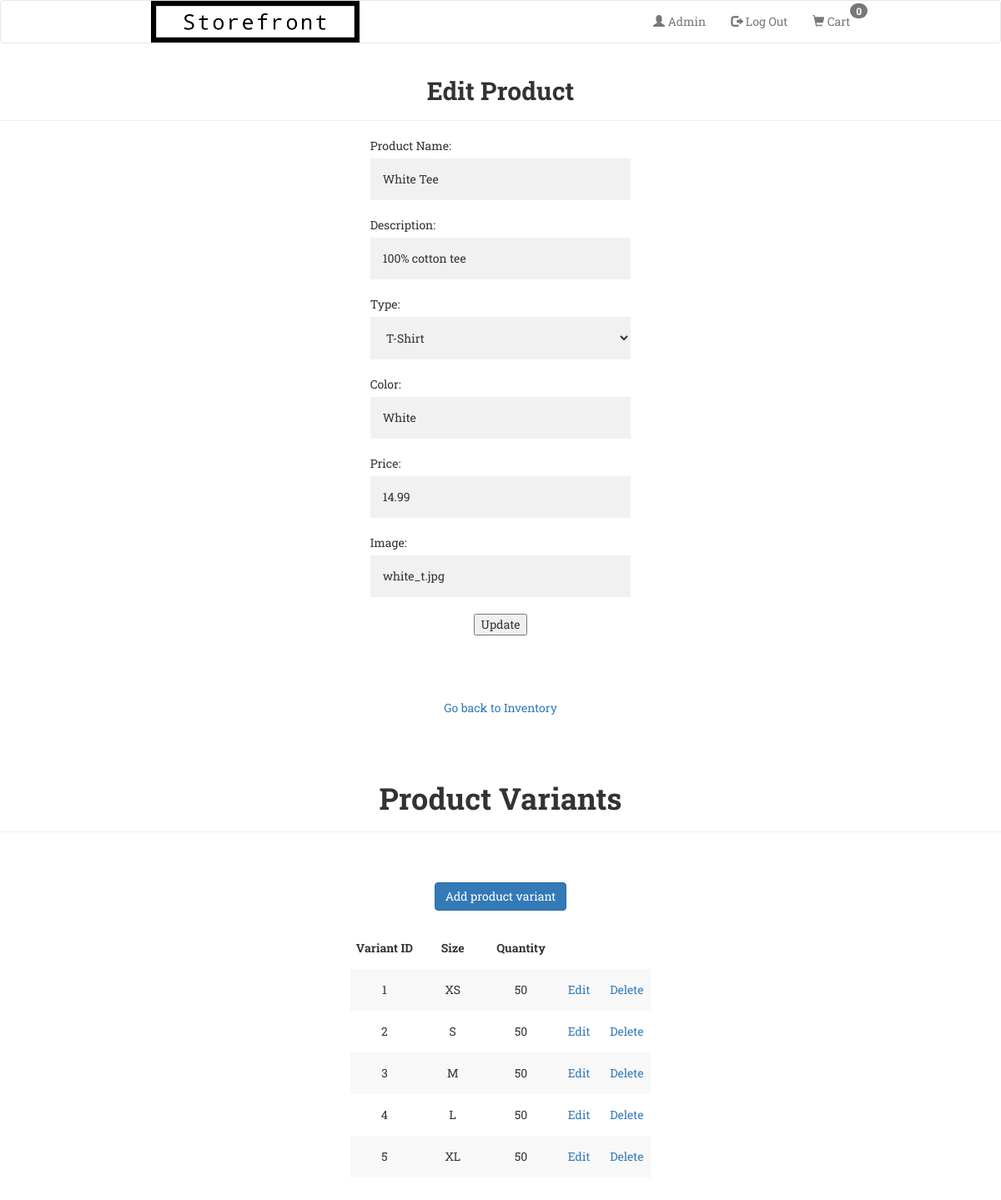
The app's page /Storefront/admin/edit_product.php?id=1 (signed in) with its own data.
### tables this page shows
CREATE TABLE `entity_product` (
  `product_id` int(10) NOT NULL AUTO_INCREMENT,
  `product_name` varchar(50) NOT NULL,
  `description` varchar(100) DEFAULT NULL,
  `type` int(10) NOT NULL,
  `product_color` varchar(50) NOT NULL,
  `product_price` decimal(50,2) NOT NULL,
  `image` varchar(100) NOT NULL,
  PRIMARY KEY (`product_id`),
  KEY `entity_product_ibfk_1` (`type`),
  CONSTRAINT `entity_product_ibfk_1` FOREIGN KEY (`type`) REFERENCES `enum_product_type` (`id`)
);

CREATE TABLE `entity_product_variant` (
  `variant_id` int(10) NOT NULL AUTO_INCREMENT,
  `variant_size` int(10) DEFAULT NULL,
  `variant_quantity` int(10) DEFAULT NULL,
  PRIMARY KEY (`variant_id`),
  KEY `quantity` (`variant_quantity`),
  KEY `entity_product_variant_ibfk_1` (`variant_size`),
  CONSTRAINT `entity_product_variant_ibfk_1` FOREIGN KEY (`variant_size`) REFERENCES `enum_size` (`size_id`)
);

CREATE TABLE `enum_size` (
  `size_id` int(10) NOT NULL AUTO_INCREMENT,
  `size` varchar(5) DEFAULT NULL,
  PRIMARY KEY (`size_id`)
);

### Storefront/admin/edit_product.php (the view, shortened to what this page needs)
<?php
include ('../includes/header.php');
require_once "../config.php";
echo '<div class="page-header"><h2><b>Edit Product</b></h2></div>';
if ( (isset($_GET['id'])) && (is_numeric($_GET['id'])) ) {
    $id = $_GET['id'];
} elseif ( (isset($_POST['id'])) && (is_numeric($_POST['id'])) ) {
    $id = $_POST['id'];
} else {
    echo '<h4 class="error text-center">Error: Produc tnot found</h4>';
    exit;
}
$query = "SELECT * FROM `storefront`.`entity_product` AS `entity_product` WHERE product_id = '$id'";
$rs = mysqli_query($link, $query);
$queryType = "SELECT * FROM `storefront`.`enum_product_type` AS `enum_product_type`";
$rsType = mysqli_query($link, $queryType);
$numType = mysqli_num_rows($rsType);
if (mysqli_num_rows($rs) == 1) {
    $row = mysqli_fetch_array($rs, MYSQLI_NUM);
    echo '<div class="form">';
    echo '<form action="edit_product.php?id=' . $id . '" method="post">
          <p>Product Name: <input type="text" name="product_name" value="' . $row[1] . '"></p>
          <p>Description:  <input type="text" name="description"  value="' . $row[2] . '"></p>
          <p>Type: <select name="type">';
    for ($i=0; $i<$numType; $i++) {
        mysqli_data_seek($rsType, $i);
        $rowType = $rsType->fetch_assoc();
        if ($row[3] == $rowType['id']) {
            echo '<option selected="' . $rowType['product_type'] . '" value="' . ($i+1) . '">' . $rowType['product_type'] . '</option>';
        } else {
            echo '<option value="' . ($i+1) . '">' . $rowType['product_type'] . '</option>';
        }
    }
    echo '</select>
          <p>Color: <input type="text" name="color" value="' . $row[4] . '"> </p>
          <p>Price: <input type="text" name="price" value="' . $row[5] . '"> </p>
          <p>Image: <input type="text" name="image" value="' . $row[6] . '"> </p>
          <p><input class="center" type="submit" name="submit" value="Update"></p>
          <input type="hidden" name="id" value="' . $id . '" />
          </form>';
    echo '</div>';
    echo '<div class="text-center">
            <a href="inventory.php" class="btn btn-secondary">Go back to Inventory</a>
          </div>';
}
else {
    echo '<h4 class="error text-center">This page has been accessed in error.</h4>';
}
echo '<div class="page-header" style="margin-top:5%;"><h1><b>Product Variants</b></h1></div>';
echo "<div class='text-center' style='margin:5% 0%;'>";
echo '<a href="add_product_variant.php?id=' . $id . '" class="btn btn-primary">Add product variant</a><br><br>';
$query2 = "SELECT `entity_product`.`product_id`, `entity_product_variant`.`variant_id`, `entity_product_variant`.`variant_quantity`, `enum_size`.`size`, `enum_size`.`size_id` FROM `storefront`.`entity_product_variant` AS `entity_product_variant`, `storefront`.`enum_size` AS `enum_size`, `storefront`.`entity_product` AS `entity_product`, `storefront`.`enum_product_type` AS `enum_product_type`, `storefront`.`xref_product_variant_product` AS `xref_product_variant_product` WHERE `entity_product_variant`.`variant_size` = `enum_size`.`size_id` AND `entity_product`.`type` = `enum_product_type`.`id` AND `xref_product_variant_product`.`product_id` = `entity_product`.`product_id` AND `xref_product_variant_product`.`product_variant_id` = `entity_product_variant`.`variant_id` AND `entity_product`.`product_id` = $id ORDER BY `enum_size`.`size_id` ASC";
$rs2 = mysqli_query($link, $query2);
if (mysqli_num_rows($rs2) > 0) {
    echo "<table class='tcenter' style='width:30%'>";
    echo "<tr><th width=10%>" . 'Variant ID'  . "</th>";
    echo "<th width=10%>"     . 'Size'        . "</th>";
    echo "<th width=10%>"     . 'Quantity'    . "</th>";
    echo "<th width=7%></th>";
    echo "<th width=7%></th></tr>";
    while($re = mysqli_fetch_array($rs2, MYSQLI_BOTH)) {
        echo "<tr><td>" . $re['variant_id'] . "</td>";
        echo "<td>"     . $re['size']       . "</td>";
        echo "<td>"     . $re['variant_quantity']   . "</td>";
        echo "<td class='edit'><a href='edit_product_variant.php?id_1=" . $id . "&id_2=" . $re['variant_id'] . "'>Edit</a></td>";
        echo "<td class='edit'><a href='delete_product_variant.php?id_1=" . $id . "&id_2=" . $re['variant_id'] . "'>Delete</a></td></tr>";
    }
    echo "</table>";
    echo "</div>";
} else {
    echo '<p class="text-center">No variant found</p>';
}
?>
</body>
</html>

### Storefront/stylesheet.css (style rules this page uses)
body { font-family: 'Roboto Slab', serif; padding-bottom: 5%; }
* { box-sizing: border-box; }
input[type=text], input[type=password], input[type=box], textarea, select { width: 100%; padding: 15px; margin: 5px 0 10px 0; display: inline-block; border: none; background: #f1f1f1; }
.text-center { margin-top: 5%; padding-bottom: 1%; }
table { table-layout: fixed; border-collapse: collapse; width: 50%; }
th, td { text-align: center; height: 50px; }
tr:nth-child(even) { background-color: #F8F8F8; }
.center { display: block; margin-left: auto; margin-right: auto; }
table.tcenter { margin-left: auto; margin-right: auto; }
div.form { display: block; text-align: center; }
form { display: inline-block; margin-left: auto; margin-right: auto; text-align: left; }
.page-header { text-align: center; }

### records on screen
entity_product: product_name "White Tee", description "100% cotton tee", color "White", price "14.99", image "white_t.jpg"
entity_product_variant: variant_id "1", variant_size.size "XS", variant_quantity "50"
entity_product_variant: variant_id "2", variant_size.size "S", variant_quantity "50"
entity_product_variant: variant_id "3", variant_size.size "M", variant_quantity "50"
entity_product_variant: variant_id "4", variant_size.size "L", variant_quantity "50"
entity_product_variant: variant_id "5", variant_size.size "XL", variant_quantity "50"

### other values on screen
form field type "T-Shirt"
